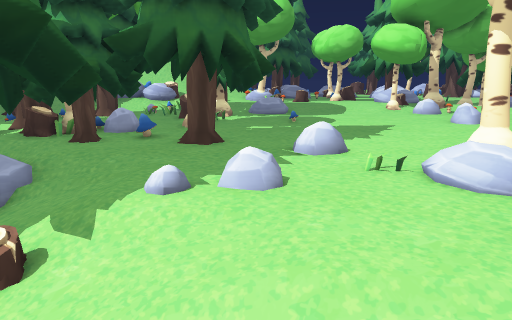
view 1 (above)

24 first-person views from a walk through a Unity game level. The camera is 1.4 m above the floor, tilts 12° down and sees 70° across. The floor is counted in squares, 0.5 m on a side. Each view is taken from the middle of a square. On the plan, view 1 faces up. The plan holds only what a view shows up to about 20 squares ahead; the rest is blank. The place goes on beyond the plan. The player character is not drawn.

view 2
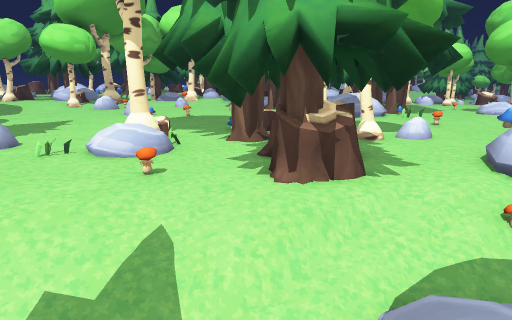

view 3
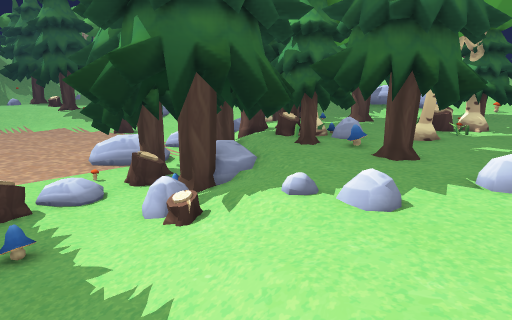

view 4
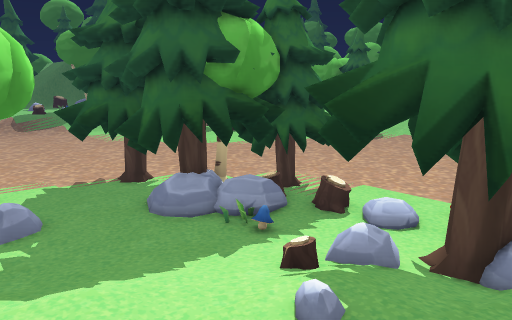

view 5
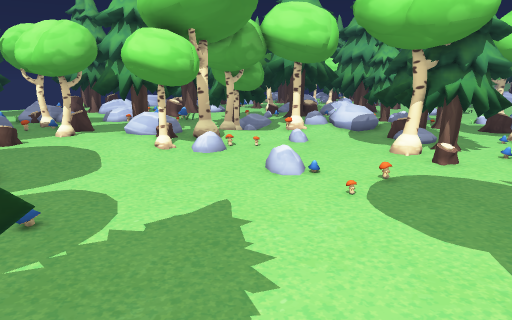

view 6
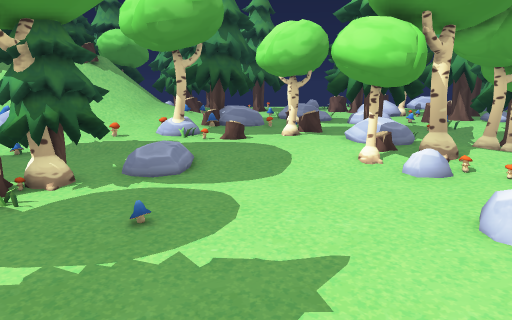

view 7
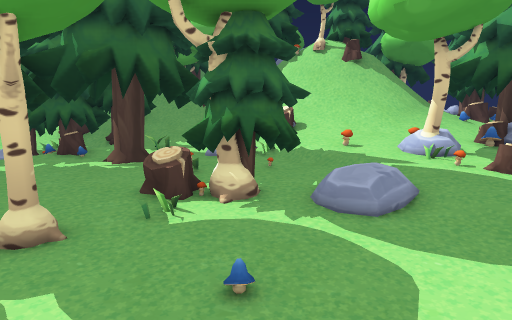

view 8
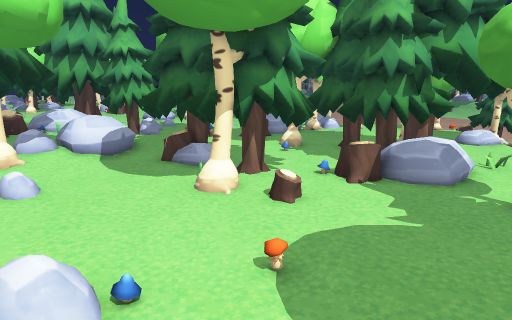

view 9
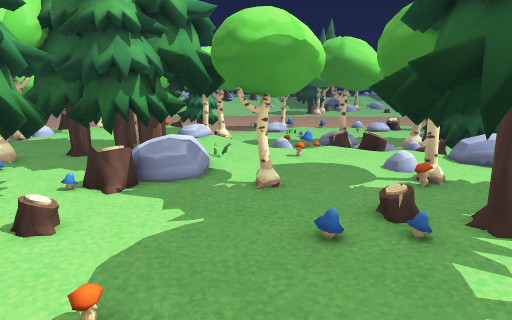

view 10
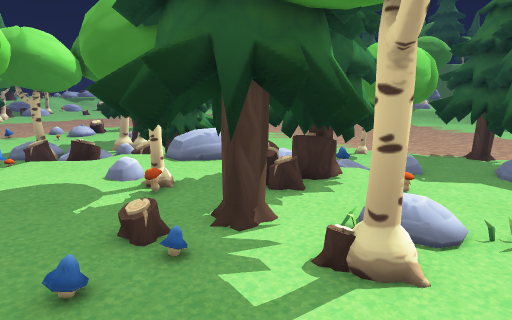

view 11
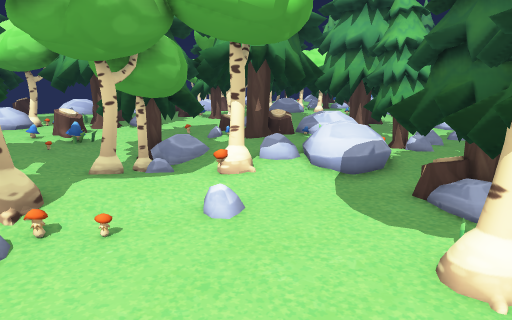

view 12
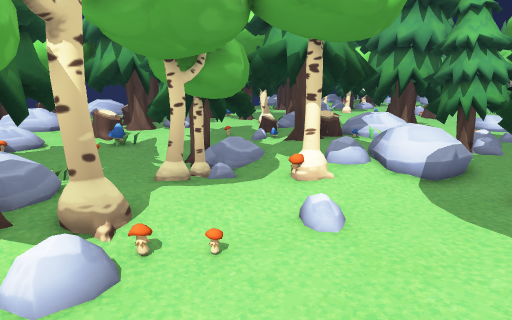

view 13
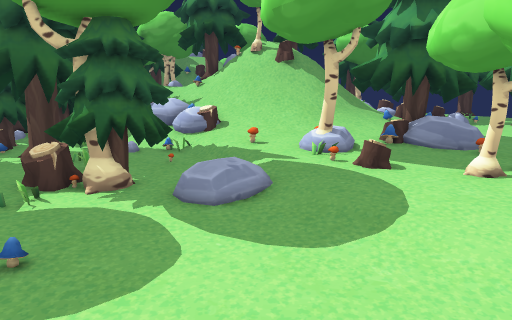

view 14
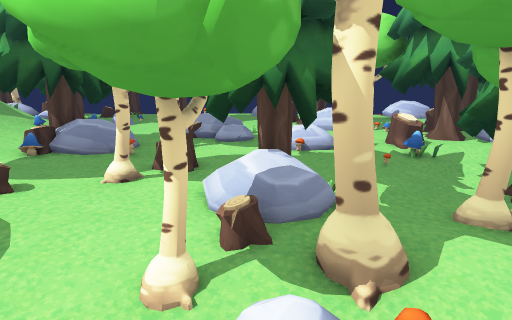

view 15
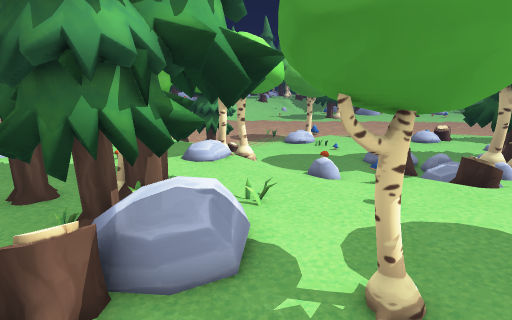

view 16
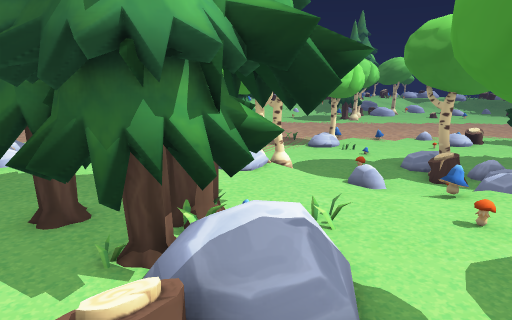

view 17
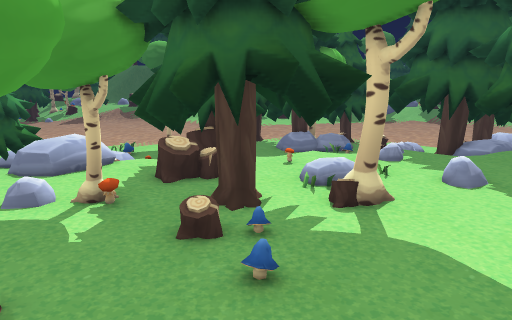

view 18
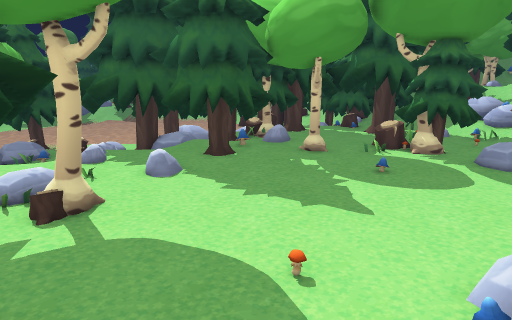

view 19
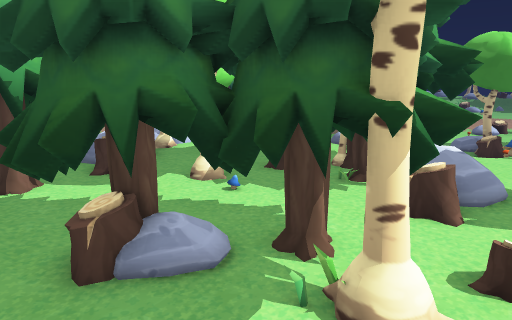

view 20
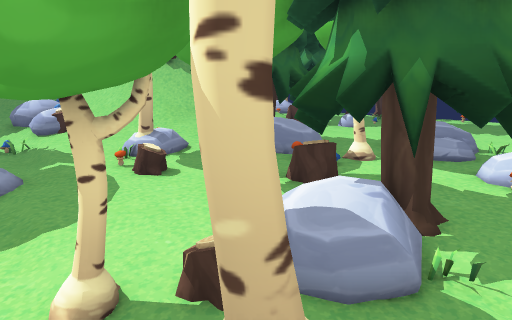

view 21
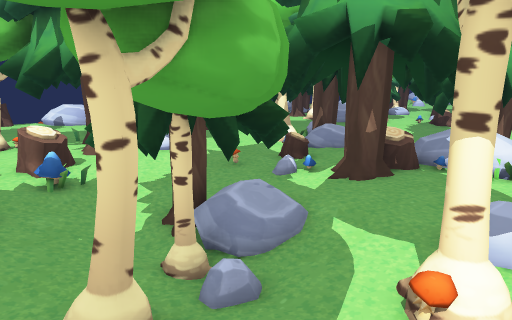

view 22
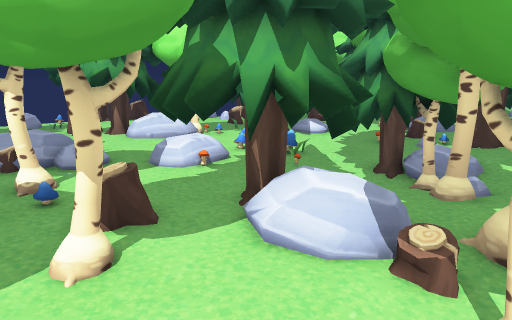

view 23
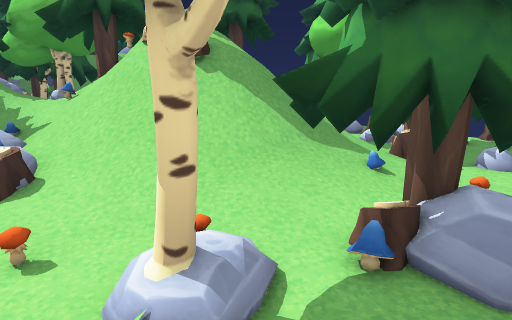

view 24
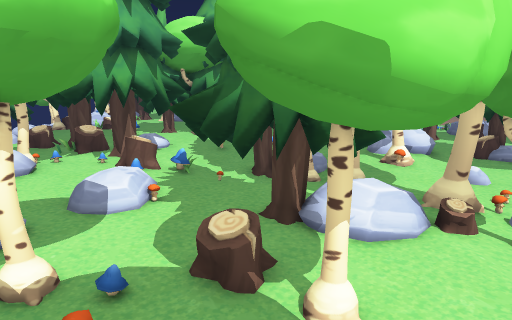

### Floor plan
Key: @ floor where view 1 was taken; # wall or solid block; . main floor; : floor 0.25 m higher than the main floor; - floor 0.25 m lower than the main floor; + floor 0.5 m higher than the main floor; _ floor 0.5 m lower than the main floor; * floor 0.75 m higher than the main floor; % floor 2.25 m higher than the main floor; & floor 2.75 m higher than the main floor; / step, stairs or slope; = window, fence, low wall or low ledge; T thing the floor can be seen under or through; R tree; S stump; M mushroom; O other object.
Columns run from 8 left of view 1 to 22 right of it. Each row starts with its distance up from view 1.
 35 R    //++:::::  +::::##OO SSR
 34 &/// ///+ M:::/**:::::#RRR R
 33  //////M+  ::://+::::::ORR
 32   %///**RRRR     ::::::SRRRR
 31 ###S//*RRRRRR##  :+//O:RRRRR::
 30 #=#///*RRRRR#### :OO/::M::R:::
 29 //////++RMMR:MM::RR::::.   .O:
 28 //////++:/::::: RRRR:O.RRRR.::
 27 /////++://::TTTTRRRRR: RRRR RRR
 26 OO/++:::##::TTTTRRRR:.###RR ORR
 25 ***:::M:::O*TTTTRRRR:.###RRRRRS
 24 :::::::::::::TT :RR: #####RR:RR
 23 ...O...::::::::TTTT:##### :RRRR
 22  .:..O..:::::::TTTT:##::::::RRR
 21 RRR...RR:+.....TTTT:::::##*:+:
 20  ROR.RRR.:.....TTTTM....:::** R
 19 RRRR.RRRR...........M.O...:** R
 18 RRRR.SOR....................::R
 17 RRR......................RRRR:R
 16 RRR.......M......O.......RRRR.R
 15  RR...#..........M.....RRRRR  R
 14  RO.. #...............##RRR  ..
 13  ROO.  .........M.M...RRRRR ...
 12  SRRMMRRR.............:RRRR.O.#
 11  R RMMRRR...............MR...R#
 10 RRRRRRRRR...............ORRRRR
  9 RRRRRRRRR::.............ORRRRR
  8  RRRR.R......#RRMM..TTTTRRR  R
  7 R#RRRR......:RRRMRRTTTTTRRRR#
  6 RRORRR..O...:RRRRR.TTT .RRO##R
  5 RRRRRR.......RRRRRT   ..RRRRRR
  4 -RRRR.-....M.R RRTTT......RRR
  3  RR__--//...RRRS TTT...M.....##
  2 -______-//.RRSRS.TTT.........##
  1 __RM_____//RRRRR........M.   ##
  0 RR#RR___@_--RRR.........O/   ##
 -1 RRRRRR____ -//O.OOO...     ____
 -2 RRRRRR____ --     O       __-__
 -3    RRR_ #         RR   /_______
 -4    RR__      _-  RRRRR-.-____O_
 -5    RRR_      --  R   R   _S____
 -6    RRR_                  ####__
 -7    RRR                       __

Where each view was taken, in squares from view 1:
view 1: 0 up, 0 right, facing up
view 2: 2 down, 0 right, facing up-right
view 3: 0 up, 3 right, facing up-left
view 4: 8 up, 2 right, facing down-left
view 5: 8 up, 0 right, facing up-right
view 6: 9 up, 4 right, facing up
view 7: 13 up, 5 right, facing up-left
view 8: 13 up, 5 right, facing right
view 9: 14 up, 6 right, facing down-right
view 10: 13 up, 7 right, facing down
view 11: 13 up, 9 right, facing up-right
view 12: 15 up, 8 right, facing up-right
view 13: 15 up, 8 right, facing up-left
view 14: 17 up, 9 right, facing up
view 15: 11 up, 11 right, facing down-right
view 16: 11 up, 13 right, facing down-right
view 17: 12 up, 13 right, facing down-left
view 18: 12 up, 13 right, facing left
view 19: 18 up, 13 right, facing down-right
view 20: 20 up, 12 right, facing up-left
view 21: 20 up, 12 right, facing up-right
view 22: 21 up, 4 right, facing up-right
view 23: 24 up, 4 right, facing up-left
view 24: 27 up, 1 right, facing right
